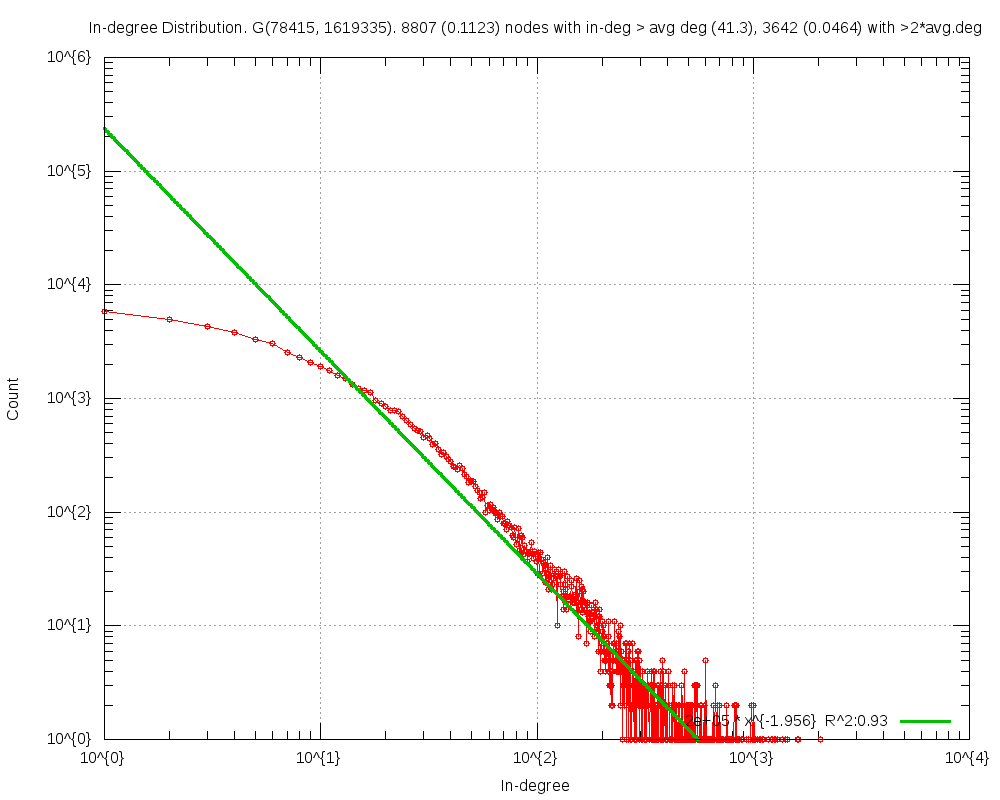

gnuplot code for this plot:
#
# In-degree Distribution. G(78415, 1619335). 8807 (0.1123) nodes with in-deg > avg deg (41.3), 3642 (0.0464) with >2*avg.deg (Sun May  4 14:17:54 2014)
#

set title "In-degree Distribution. G(78415, 1619335). 8807 (0.1123) nodes with in-deg > avg deg (41.3), 3642 (0.0464) with >2*avg.deg"
set key bottom right
set logscale xy 10
set format x "10^{%L}"
set mxtics 10
set format y "10^{%L}"
set mytics 10
set grid
set xlabel "In-degree"
set ylabel "Count"
set tics scale 2
set yrange[1.000000:]
set terminal png size 1000,800
set output 'inDeg.FRDG_TCL_3.png'
plot 	"inDeg.FRDG_TCL_3.tab" using 1:2 title "" with linespoints pt 6,\
	f1(x)=235737.921136*x**-1.956493, f1(x) title "2e+05 * x^{-1.956}  R^2:0.93" with lines linewidth 3
